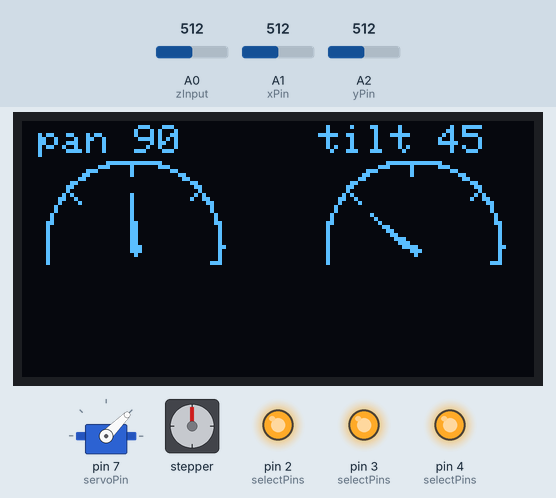
Simulated run of this sketch. Board: Arduino Uno, built with avr-gcc and run on an emulated ATmega328P. Parts: servo, 128×64 one-colour display, stepper motor, output pins drawn as LEDs (lit = HIGH). Inputs (shaded band) come from the test bench; at power-on: A1 (xPin) = 512, A2 (yPin) = 512, A0 (zInput) = 512. The display library's start-up logo is not drawn; stepper angles assume 2048 steps per turn; what the sketch prints to the serial monitor is not drawn.

Above: at 1.2 s.
1.3 s: A1 (xPin) set to 553
At 3.1 s:
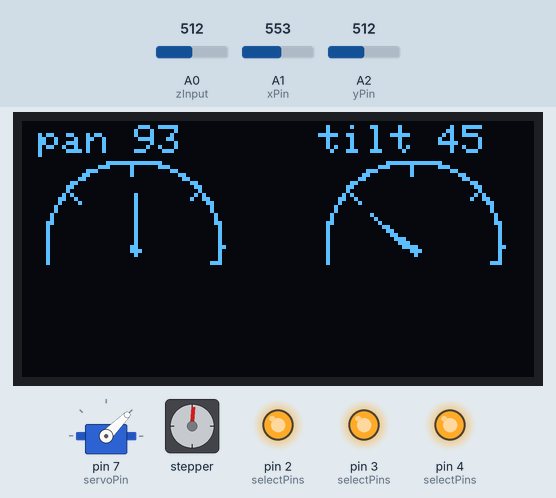
3.7 s: A2 (yPin) set to 494
5.6 s: A2 (yPin) set to 468
At 8.09 s:
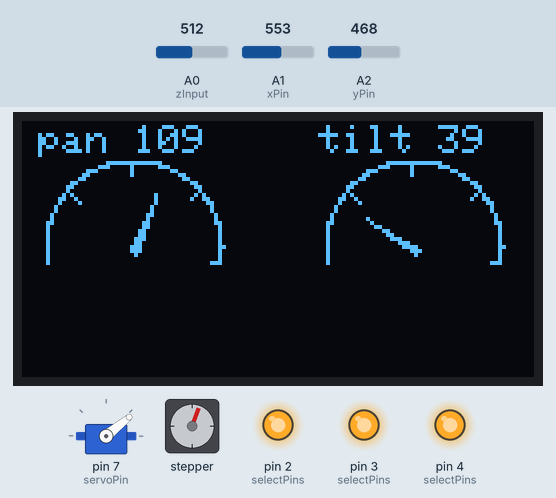
8.6 s: A1 (xPin) set to 492
At 9.7 s:
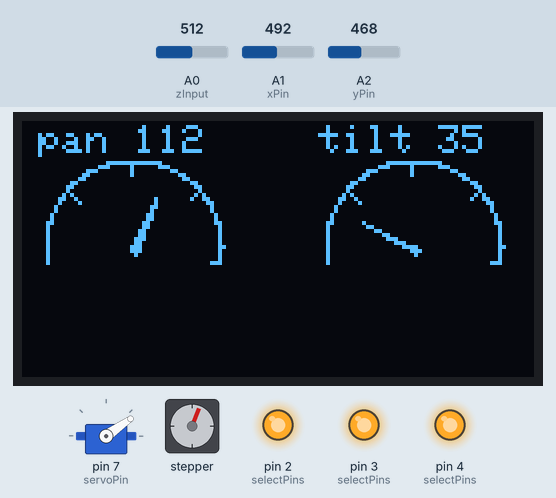
10.9 s: A1 (xPin) set to 465
At 12.68 s:
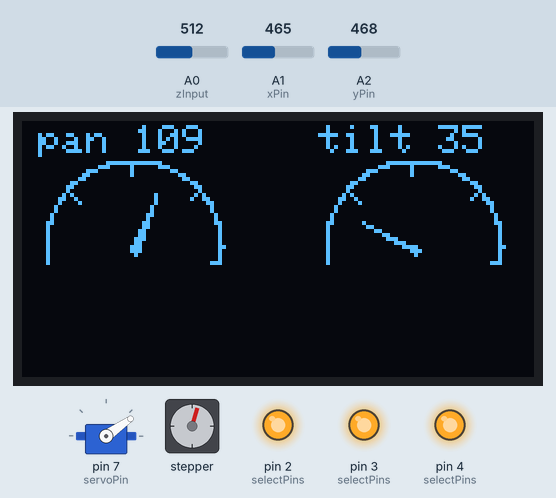
13.8 s: A2 (yPin) set to 716
At 18.75 s:
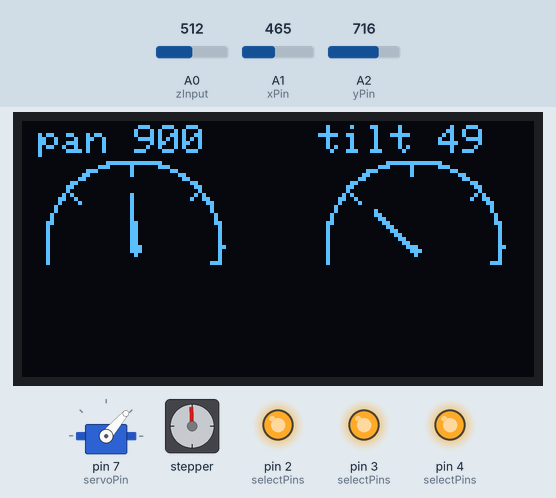
Timing chart, 0 to 19.8 s (numbered marks = the images above; inputs shaded):
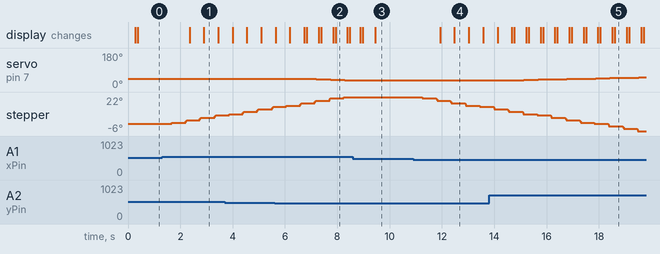

The sketch:

SolarTracker_SSD1306.ino
```cpp
/**
 * Dual Axis Solar Tracker
 *
 * ATMega328p Solar tracker with pan/tilt based on stepper & microservo motors,
 * Light Sensor 4x LDR (GL5537), interfaced to CD4051be Analog Multiplexer,
 * joystick position control & OLED SSD1306 LCD Display
 *
 *
 * References:
 * http://tok.hakynda.com/article/detail/144/cd4051be-cmos-analog-multiplexersdemultiplexers-with-logic-level-conversion-analog-input
 * https://theiotprojects.com/dual-axis-solar-tracker-arduino-project-using-ldr-servo-motors/
 *
 */

// OLED LCD
#include <Wire.h>
#include <Adafruit_GFX.h>
#include <Adafruit_SSD1306.h>

#define SCREEN_WIDTH 128 // OLED display width, in pixels
#define SCREEN_HEIGHT 32 // OLED display height, in pixels

#define READ_PIN            A0
#define OLED_RESET          A4
#define LOGO16_GLCD_HEIGHT  16
#define LOGO16_GLCD_WIDTH   16

// create what ever variables you need
double volts;
double bvolts;
double x, y;

// these are a required variables for the graphing functions
bool Redraw = true;

// create the display object
Adafruit_SSD1306 display(OLED_RESET);


// Joystick
int analogueHigh = 1024;
const int xPin = A1;
const int yPin = A2;

int xPos = 512;
int xCentre = 512;
int xLimitLow = 200;
int xLimitHigh = 1024;
int xIncrement = 10;

int yPos = 256;
int yCentre = 512;
int yLimitLow = 200;
int yLimitHigh = 1024;
int yIncrement = 10;

// horizontal (pan) stepper motor
#include <Stepper.h>
const int stepsPerRev = 2048;
const int stepsPerHalfRev = 1024;
Stepper Stepper1 = Stepper(stepsPerRev, 8, 10, 9, 11);

// vertical (tilt) servo
#include <Servo.h>
int servoPin = 7;
Servo Servo1;


const int selectPins[3] = {2, 3, 4}; // S0~2, S1~3, S2~4
const int zInput = A0; // Connect common (Z) to A0 (analog input)

// Analog Voltage Meter
#define NUM_SAMPLES 10

int sum = 0;
unsigned char sample_count = 0;
float voltage = 0.0;


void track()
{
  // LDR sensor array + config -> multiplexer IO (channels)
  // 4 7
  // 6 5

  // To read CD4051B channels 0-7:
  //
  // Channel 4 = 0100
  // digitalWrite(2, 0);
  // digitalWrite(3, 0);
  // digitalWrite(4, 1);
  //
  // Or using direct port manipulation
  //  PORTD = B00010000;


  PORTD = B00010000;
  int lt = analogRead(zInput); // top left

  PORTD = B00011100;
  int rt = analogRead(zInput); // top right

  PORTD = B00011000;
  int ld = analogRead(zInput); // down left

  PORTD = B00010100;
  int rd = analogRead(zInput); // down right

  Serial.print(lt);
  Serial.print("\t");
  Serial.print(rt);

  Serial.println("");

  Serial.print(ld);
  Serial.print("\t");
  Serial.print(rd);

  Serial.println("\n");

  int dtime = 10; int tol = 30; // dtime=diffirence time, tol=toleransi
  int avt = (lt + rt) / 2; // average value top
  int avd = (ld + rd) / 2; // average value down
  int avl = (lt + ld) / 2; // average value left
  int avr = (rt + rd) / 2; // average value right
  int dvert = avt - avd; // check the diffirence of up and down
  int dhoriz = avl - avr;// check the diffirence og left and rigt


  Serial.println("avt\tavd\tavl\tavr\tdvert\tdhoriz\t");
  Serial.println("---\t---\t---\t---\t---\t---\t");

  Serial.print(avt);
  Serial.print("\t");
  Serial.print(avd);
  Serial.print("\t");
  Serial.print(avl);
  Serial.print("\t");
  Serial.print(avr);
  Serial.print("\t");
  Serial.print(dvert);
  Serial.print("\t");
  Serial.print(dhoriz);

  Serial.println("\n");

  int diff = avr - avl;
  // calculate left/right LDR difference as % of half analogue range
  float pct = (100.00 / (1024 / 2)) * diff;

  Serial.println(diff);
  Serial.println(pct);

  int stepperNewPosition = map(pct, -45,45,0,1024);

  Serial.println(xPos);
  Serial.println(stepperNewPosition);

  int steps = xPos - stepperNewPosition;

  xPos = stepperNewPosition;

  Serial.println(steps);

  //Stepper1.step(steps);


  /*
  if (-1*tol > dhoriz || dhoriz > tol) // check if the diffirence is in the tolerance else change horizontal angle
  {
    if (avl > avr)
    {
      Serial.println("avl > avr");
      dir = 1;
      servoh = --servoh;
      if (servoh < servohLimitLow)
      {
        servoh = servohLimitLow;
      }
    } else if (avl < avr)
    {
      Serial.println("avl < avr");
      dir = 2;
      servoh = ++servoh;
      if (servoh > servohLimitHigh)
      {
        servoh = servohLimitHigh;
      }
    }
    else if (avl = avr)
    {
      //delay(1000);
    }
    int rotateSteps = stepsPerHalfRev - map(servoh,5,175,0,stepsPerHalfRev);

    Serial.println(dir);
    Serial.println(servoh);
    Serial.println(rotateSteps);

    if (dir == 2) rotateSteps = rotateSteps*-1;

    Serial.println(rotateSteps);

    //Stepper1.step(rotateSteps);
  }

  Servo vertical; // vertical servo
  int servov = 45;
  int servovLimitHigh = 60;
  int servovLimitLow = 1;

  if (-1*tol > dvert || dvert > tol)
  {
    if (avt > avd)
    {
      servov = ++servov;
      if (servov > servovLimitHigh)
      {
        servov = servovLimitHigh;
      }
    } else if (avt < avd)
    {
      servov= --servov;
      if (servov < servovLimitLow)
      {
        servov = servovLimitLow;
      }
    }
    vertical.write(servov);
  }
  */


  delay(5000);
}

void DrawBarChartH(Adafruit_SSD1306 &d, double curval, double x , double y , double w, double h , double loval , double hival , double inc , double dig, String label, bool &Redraw)
{
  double stepval, mx, level, i, data;

  d.setTextColor(SSD1306_WHITE, SSD1306_BLACK);
  d.setTextSize(1);
  d.setCursor(2, 0);
  d.println(label);

  if (Redraw) {
    Redraw = false;

    // step val basically scales the hival and low val to the width
    stepval =  inc * (double (w) / (double (hival - loval))) - .00001;
    // draw the text
    for (i = 0; i <= w; i += stepval) {
      d.drawFastVLine(i + x , y ,  5, SSD1306_WHITE);
      // draw lables
      d.setTextSize(1);
      d.setTextColor(SSD1306_WHITE, SSD1306_BLACK);
      d.setCursor(i + x , y + 4);
      // addling a small value to eliminate round off errors
      // this val may need to be adjusted
      data =  ( i * (inc / stepval)) + loval + 0.00001;
      d.print(data, dig);
    }
  }

  // compute level of bar graph that is scaled to the width and the hi and low vals
  // this is needed to accompdate for +/- range capability
  // draw the bar graph
  // write a upper and lower bar to minimize flicker cause by blanking out bar and redraw on update
  level = (w * (((curval - loval) / (hival - loval))));
  d.fillRect(x + level, y - h, w - level, h,  SSD1306_BLACK);
  d.drawRect(x, y - h, w,  h, SSD1306_WHITE);
  d.fillRect(x, y - h, level,  h, SSD1306_WHITE);
  // up until now print sends data to a video buffer NOT the screen
  // this call sends the data to the screen
  d.display();

}


void DrawDial(Adafruit_SSD1306 &d, double curval, int cx, int cy, int r, double loval , double hival , double inc, double dig, double sa, String label, bool &Redraw) {

  double ix, iy, ox, oy, tx, ty, lx, rx, ly, ry, i, Offset, stepval, data, angle;
  double degtorad = .0174532778;
  static double px = cx, py = cy, pix = cx, piy = cy, plx = cx, ply = cy, prx = cx, pry = cy;

  if (Redraw) {
    //Redraw = false;
    // draw the dial only one time--this will minimize flicker
    d.setTextColor(SSD1306_WHITE,SSD1306_BLACK);
    d.setTextSize(1);
    d.setCursor(cx - r, 1);
    d.println(label);

    // center the scale about the vertical axis--and use this to offset the needle, and scale text
    Offset = (270 +  sa / 2) * degtorad;
    // find hte scale step value based on the hival low val and the scale sweep angle
    // deducting a small value to eliminate round off errors
    // this val may need to be adjusted
    stepval = ( inc) * (double (sa) / (double (hival - loval))) + .00;
    // draw the scale and numbers
    // note draw this each time to repaint where the needle was
    for (i = 0; i <= sa; i += stepval) {
      angle = ( i  * degtorad);
      angle = Offset - angle ;
      ox =  (r - 2) * cos(angle) + cx;
      oy =  (r - 2) * sin(angle) + cy;
      ix =  (r - 6) * cos(angle) + cx;
      iy =  (r - 6) * sin(angle) + cy;
      tx =  (r + 10) * cos(angle) + cx + 8;
      ty =  (r + 10) * sin(angle) + cy;
      d.drawLine(ox, oy, ix, iy, SSD1306_WHITE);
      //d.setTextSize(1);
      //d.setTextColor(SSD1306_WHITE, SSD1306_BLACK);
      //d.setCursor(tx - 10, ty );
      //data = hival - ( i * (inc / stepval)) ;
      //d.println(data, dig);
    }
    for (i = 0; i <= sa; i ++) {
      angle = ( i  * degtorad);
      angle = Offset - angle ;
      ox =  (r - 2) * cos(angle) + cx;
      oy =  (r - 2) * sin(angle) + cy;
      d.drawPixel(ox, oy, SSD1306_WHITE);
    }
  }
  // compute and draw the needle
  angle = (sa * (1 - (((curval - loval) / (hival - loval)))));
  angle = angle * degtorad;
  angle = Offset - angle  ;
  ix =  (r - 10) * cos(angle) + cx;
  iy =  (r - 10) * sin(angle) + cy;
  // draw a triangle for the needle (compute and store 3 vertiticies)
  lx =  1 * cos(angle - 90 * degtorad) + cx;
  ly =  1 * sin(angle - 90 * degtorad) + cy;
  rx =  1 * cos(angle + 90 * degtorad) + cx;
  ry =  1 * sin(angle + 90 * degtorad) + cy;

  // draw a cute little dial center
  d.fillCircle(cx, cy, r - 6, SSD1306_BLACK);

  // then draw the new needle
  d.fillTriangle (ix, iy, lx, ly, rx, ry, SSD1306_WHITE);

  // draw a cute little dial center
  d.fillCircle(cx, cy, 1, SSD1306_WHITE);

  d.display();

}


void setup()
{
  Serial.begin(115200); // Initialize the serial port

  // Using Port Manipulation ( https://www.arduino.cc/en/Reference/PortManipulation )
  DDRD = DDRD | B00011100; // set select pins as OUTPUT
  PORTD = B00011100; // set pins 2,3,4 HIGH

  // setup servo (tilt)
  Servo1.attach(servoPin);

  int yAxisDeg = map(yPos, 0, analogueHigh, 0, 180);

  Servo1.write(yAxisDeg);


  Stepper1.setSpeed(5);

  display.begin(SSD1306_SWITCHCAPVCC, 0x3C);
  display.display();
  display.clearDisplay();
  display.display();

}

void readAnalogVoltage()
{

  while(sample_count < NUM_SAMPLES) {
    sum += analogRead(A0);
    sample_count++;
    delay(10);
  }
  // calculate voltage
  // 5.07 = Arduino calibrated reference voltage, 1024 = ADC max
  voltage = ((float)sum / (float)NUM_SAMPLES * 5.07) / 1024.0;

  // multiply by calibrated voltage divide  * 11.132
  //Serial.print(voltage);
  //Serial.println(" V\n");

  sample_count = 0;
  sum = 0;

}

void loop()
{

  readAnalogVoltage();

  // Joystick X,Y position
  int xVal = analogRead(xPin);  // read X axis value [0..1023]
  //Serial.print("X:");
  //Serial.print(xVal, DEC);

  int yVal = analogRead(yPin);  // read Y axis value [0..1023]
  //Serial.print("  Y:");
  //Serial.print(yVal, DEC);
  //Serial.println();

  // X position
  //Serial.print("X:");
  //Serial.print(xPos, DEC);

  int xAxisDeg = map(xPos, 0, analogueHigh, 0, 180);
  //Serial.print("  X :");
  //Serial.print(xAxisDeg, DEC);
  //Serial.print(" (deg)");
  //Serial.println(" ");

  // Y position
  //Serial.print("Y:");
  //Serial.print(yPos, DEC);

  int yAxisDeg = map(yPos, 0, analogueHigh, 0, 180);
  //Serial.print("  Y:");
  //Serial.print(yAxisDeg, DEC);
  //Serial.print("  (deg)");

  //Serial.println(" ");

  int tol = 30;
  int diffX = abs(xVal - xCentre);
  int diffY = abs(yVal - yCentre);
  int xRotate = 0;

  if (diffX > tol)
  {

    if (xVal < xCentre)
    {
      xPos = xPos - xIncrement;
      if (xPos >= xLimitLow)
      {
        xRotate = xIncrement*-1;
      } else {
        xPos = xLimitLow;
      }
    } else if (xVal > xCentre) {
      xPos = xPos + xIncrement;
      if (xPos <= xLimitHigh)
      {
        xRotate = xIncrement;
      } else {
        xPos = xLimitHigh;
      }
    }


    Serial.print("xRotateSteps:");
    Serial.println(xRotate);

    Stepper1.step(xRotate);

  }

  if (diffY > tol)
  {
    if (yVal < yCentre)
    {
      yPos = yPos - yIncrement;
      if (yPos < yLimitLow)
      {
        yPos = yLimitLow;
      }
    } else if (yVal > yCentre) {
      yPos = yPos + yIncrement;
      if (yPos >= yLimitHigh)
      {
        yPos = yLimitHigh;
      }
    }

    Serial.println("Servo Rotate:");
    Serial.println(yAxisDeg);

    Servo1.write(yAxisDeg);

    Serial.println(" ");
  }


  char xlabel[8];
  sprintf(xlabel, "pan %d", xAxisDeg);

  // Pan Dial
  DrawDial(display, xAxisDeg, 28, 32, 24, 0, 180 , 45 , 0, 200, xlabel, Redraw);

  char ylabel[8];
  sprintf(ylabel, "tilt %d", yAxisDeg);

  // Tilt Dial
  DrawDial(display, yAxisDeg, 98, 32, 24, 0, 180 , 45 , 0, 200, ylabel, Redraw);

  /*
  char str_temp[6];
  dtostrf(voltage, 4, 2, str_temp);
  char label[16];
  sprintf(label, "Solar %s (v)", str_temp);

  DrawBarChartH(display, voltage, 0, 16, 120, 8, 0, 5, 1, 0, label, Redraw);
  */

  delay(200);
}
```

Measured:
- the behaviour switches between 542 and 543 on A1 (xPin) (found by bisection; images 0 and 1)
- the behaviour switches between 482 and 481 on A2 (yPin) (found by bisection; images 1 and 2)
- after the input at 5.6 s, servo on pin 7 (servoPin): 45° → 43° after 1.0 s, → 41° 0.55 s later, → 39° 0.55 s later, → 37° 0.55 s later
- after the input at 8.6 s, stepper: stays 22° (without the input it goes to 23° after 0.18 s)
- after the input at 13.8 s, servo on pin 7 (servoPin): moves from 35° to 52° over 4.9 s, starting after 0.78 s
